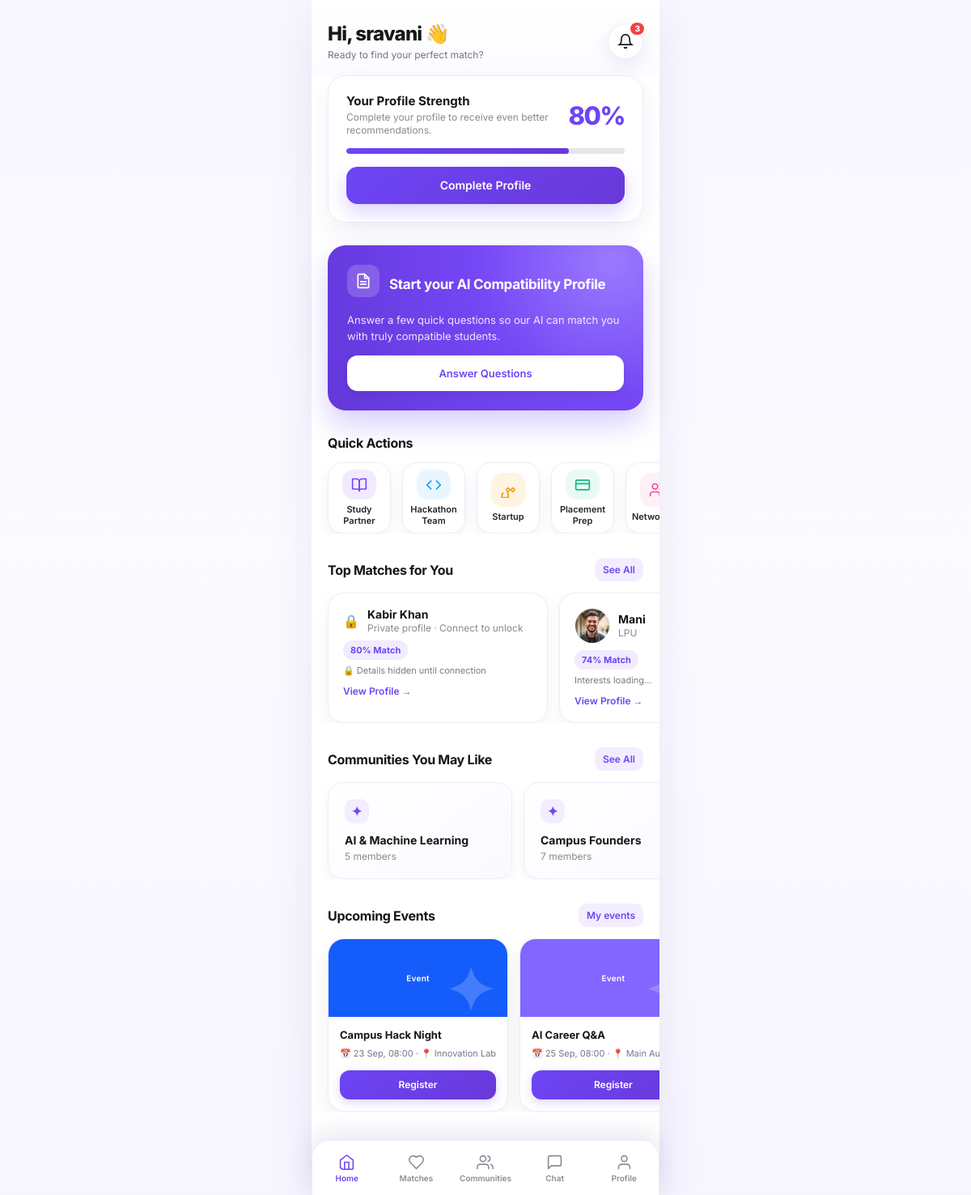
The page /home/ (signed in) on the database its author committed.
### accounts/models.py (models this page shows, shortened)
class User(AbstractUser):
    id = models.UUIDField(primary_key=True, default=uuid.uuid4, editable=False)
    username = None  # Not used; authentication via email
    email = models.EmailField('Email Address', unique=True)
    first_name = models.CharField('First Name', max_length=150, blank=True)
    last_name = models.CharField('Last Name', max_length=150, blank=True)
    is_verified = models.BooleanField('Verified', default=False)
    created_at = models.DateTimeField(auto_now_add=True)
    updated_at = models.DateTimeField(auto_now=True)
    USERNAME_FIELD = 'email'
    REQUIRED_FIELDS = ['first_name', 'last_name']
    objects = UserManager()
    class Meta:
        db_table = 'accounts_user'
        ordering = ['-created_at']

### profiles/models.py (models this page shows, shortened)
class Profile(models.Model):
    id = models.UUIDField(primary_key=True, default=uuid.uuid4, editable=False)
    user = models.OneToOneField(settings.AUTH_USER_MODEL, on_delete=models.CASCADE, related_name='profile')
    university = models.CharField(max_length=200, blank=True)
    major = models.CharField(max_length=200, blank=True)
    year = models.CharField(max_length=50, blank=True)
    age = models.PositiveSmallIntegerField(null=True, blank=True)
    city = models.CharField(max_length=100, blank=True)
    gender = models.CharField(max_length=40, blank=True)
    languages = models.CharField(max_length=300, blank=True)
    bio = models.TextField(blank=True, max_length=500)
    interests = models.CharField(max_length=300, blank=True)
    photo = models.ImageField(upload_to='profiles/', blank=True, null=True)
    is_public = models.BooleanField(default=True)
    questionnaire_completed = models.BooleanField(default=False)
    created_at = models.DateTimeField(auto_now_add=True)
    updated_at = models.DateTimeField(auto_now=True)
    class Meta:
        db_table = 'profiles_profile'

### communities/models.py (models this page shows, shortened)
class Community(models.Model):
    name = models.CharField(max_length=150)
    description = models.TextField(blank=True)
    category = models.CharField(max_length=100, blank=True)
    members = models.ManyToManyField(
        settings.AUTH_USER_MODEL,
        blank=True,
        related_name='communities',
    )
    created_at = models.DateTimeField(auto_now_add=True)
    class Meta:
        ordering = ('name',)

### events/models.py (models this page shows, shortened)
class Event(models.Model):
    title = models.CharField(max_length=200)
    description = models.TextField(blank=True)
    start = models.DateTimeField()
    location = models.CharField(max_length=200, blank=True)
    color = models.CharField(max_length=7, default='#7C4DFF')
    attendees = models.ManyToManyField(
        settings.AUTH_USER_MODEL,
        blank=True,
        related_name='events',
    )
    created_at = models.DateTimeField(auto_now_add=True)
    class Meta:
        ordering = ('start',)

### core/urls.py (the view)
# urls.py: path('home/', home_view, name='home'),
@login_required
def home_view(request):
    profile_pct = get_profile_completion(request.user)
    questionnaire_done = hasattr(request.user, 'profile') and request.user.profile.questionnaire_completed
    top_matches = []
    if hasattr(request.user, 'profile'):
        try:
            from django.contrib.auth import get_user_model
            from matching.services import excluded_ids, is_discoverable, score_match
            User = get_user_model()
            candidates = User.objects.filter(
                is_active=True, profile__is_public=True,
                profile__questionnaire_completed=True,
            ).exclude(id__in=excluded_ids(request.user)).select_related('profile')
            ranked = []
            for candidate in candidates:
                breakdown = score_match(request.user, candidate)
                if is_discoverable(request.user, candidate, breakdown):
                    ranked.append((candidate, breakdown))
            from connections.models import Connection
            connected_ids = set(Connection.objects.filter(
                Q(requester=request.user, status='ACCEPTED') |
                Q(recipient=request.user, status='ACCEPTED'),
            ).values_list('requester_id', flat=True))
            connected_ids.update(Connection.objects.filter(
                Q(requester=request.user, status='ACCEPTED') |
                Q(recipient=request.user, status='ACCEPTED'),
            ).values_list('recipient_id', flat=True))
            top_matches = []
            for candidate, breakdown in sorted(
                ranked, key=lambda item: item[1]['overall_score'], reverse=True
            )[:5]:
                connected = candidate.id in connected_ids
                top_matches.append({
                    'id': candidate.id,
                    'first_name': candidate.first_name,
                    'last_name': candidate.last_name,
                    'compat': breakdown['overall_score'],
                    'can_view_full_profile': connected,
                    'photo_url': (
                        candidate.profile.photo.url
                        if connected and candidate.profile.photo else ''
                    ),
                    'university': candidate.profile.university if connected else '',
                    'interests': candidate.profile.interests if connected else '',
                })
        except Exception:
            top_matches = []
    communities = []
    try:
        from communities.models import Community
        communities = list(Community.objects.all()[:5])
    except Exception:
        pass
    events = []
    try:
        from events.models import Event
        events = list(Event.objects.all().order_by('start')[:5])
        from events.models import EventRegistration
        registered_event_ids = set(EventRegistration.objects.filter(
            user=request.user, event__in=events,
        ).values_list('event_id', flat=True))
    except Exception:
        pass
    return render(request, 'pages/home.html', {
        'profile_pct': profile_pct,
        'questionnaire_done': questionnaire_done,
        'student_name': request.user.get_full_name() or request.user.first_name or request.user.email,
        'top_matches': top_matches,
        'communities': communities,
        'events': events,
        'registered_event_ids': registered_event_ids if events else set(),
    })

### templates/pages/home.html (shortened to what this page needs)
<!DOCTYPE html>
<html lang="en">
<head>
</head>
<body>
<div class="app-shell">
<header class="header" aria-label="Header">
  <div class="greeting">
    <h2>Hi, {{ student_name }} 👋</h2>
    <p>Ready to find your perfect match?</p>
  </div>
  <a href="{% url 'notifications_inbox' %}" class="notif-btn" aria-label="Notifications">
    <svg width="20" height="20" viewBox="0 0 24 24" fill="none" stroke="currentColor" stroke-width="2" stroke-linecap="round"><path d="M6 8a6 6 0 0 1 12 0c0 7 3 9 3 9H3s3-2 3-9"/><path d="M10.3 21a1.94 1.94 0 0 0 3.4 0"/></svg>
    <span class="notif-badge" id="notification-badge" aria-live="polite"></span>
  </a>
</header>
<section class="card" aria-label="Profile strength" style="animation:fadeUp .4s ease-out both;">
  <div class="profile-card">
    <div class="info">
      <h3>Your Profile Strength</h3>
      <p>Complete your profile to receive even better recommendations.</p>
    </div>
    <div class="pct">{{ profile_pct }}%</div>
  </div>
  <div class="progress-track" aria-hidden="true"><div class="progress-fill" style="width:{{ profile_pct }}%;"></div></div>
  <a href="/profiles/setup/" style="display:block;margin-top:16px;background:linear-gradient(135deg,var(--p),var(--pd));color:#fff;height:46px;line-height:46px;border-radius:14px;text-align:center;font-weight:600;font-size:14px;text-decoration:none;box-shadow:0 10px 24px rgba(109,69,245,.24);transition:transform .15s ease;">Complete Profile</a>
</section>
<section class="card ai-card" aria-label="AI compatibility" style="animation:fadeUp .45s ease-out .1s both;">
  <div style="display:flex;align-items:center;gap:12px;margin-bottom:8px;">
    <span class="icon-wrap"><svg width="20" height="20" viewBox="0 0 24 24" fill="none" stroke="#fff" stroke-width="2" stroke-linecap="round"><path d="M14 2H6a2 2 0 0 0-2 2v16a2 2 0 0 0 2 2h12a2 2 0 0 0 2-2V8z"/><polyline points="14 2 14 8 20 8"/><line x1="16" y1="13" x2="8" y2="13"/><line x1="16" y1="17" x2="8" y2="17"/></svg></span>
    <h2>Start your AI Compatibility Profile</h2>
  </div>
  <p>Answer a few quick questions so our AI can match you with truly compatible students.</p>
  <a href="/questionnaire/intro/" class="btn-white">Answer Questions</a>
</section>
<section aria-label="Quick actions">
  <div class="section-title"><h3>Quick Actions</h3></div>
  <div class="quick-row">
    <a href="/matches/" class="quick-item"><div class="quick-card" style="animation-delay:0s"><div class="quick-icon" style="background:#F1EAFF;color:#7547F5;animation-delay:0s"><svg width="20" height="20" viewBox="0 0 24 24" fill="none" stroke="currentColor" stroke-width="2" stroke-linecap="round" stroke-linejoin="round"><path d="M2 3h6a4 4 0 0 1 4 4v14a3 3 0 0 0-3-3H2z"/><path d="M22 3h-6a4 4 0 0 0-4 4v14a3 3 0 0 1 3-3h7z"/></svg></div><span class="quick-label">Study<br>Partner</span></div></a>
    <a href="/matches/" class="quick-item"><div class="quick-card" style="animation-delay:0.2s"><div class="quick-icon" style="background:#EAF6FF;color:#1597F5;animation-delay:0.2s"><svg width="20" height="20" viewBox="0 0 24 24" fill="none" stroke="currentColor" stroke-width="2" stroke-linecap="round" stroke-linejoin="round"><polyline points="16 18 22 12 16 6"/><polyline points="8 6 2 12 8 18"/></svg></div><span class="quick-label">Hackathon<br>Team</span></div></a>
    <a href="/matching/" class="quick-item"><div class="quick-card" style="animation-delay:0.4s"><div class="quick-icon" style="background:#FFF3E2;color:#FF9800;animation-delay:0.4s"></div><span class="quick-label">Startup</span></div></a>
    <a href="/communities/" class="quick-item"><div class="quick-card" style="animation-delay:0.6s"><div class="quick-icon" style="background:#E9FAF4;color:#10B981;animation-delay:0.6s"><svg width="20" height="20" viewBox="0 0 24 24" fill="none" stroke="currentColor" stroke-width="2" stroke-linecap="round" stroke-linejoin="round"><rect width="20" height="14" x="2" y="5" rx="2"/><line x1="2" y1="10" x2="22" y2="10"/></svg></div><span class="quick-label">Placement<br>Prep</span></div></a>
    <a href="/events/" class="quick-item"><div class="quick-card" style="animation-delay:0.8s"><div class="quick-icon" style="background:#FFF0F7;color:#F04F9D;animation-delay:0.8s"><svg width="20" height="20" viewBox="0 0 24 24" fill="none" stroke="currentColor" stroke-width="2" stroke-linecap="round" stroke-linejoin="round"><path d="M16 21v-2a4 4 0 0 0-4-4H6a4 4 0 0 0-4 4v2"/><circle cx="9" cy="7" r="4"/><path d="M22 21v-2a4 4 0 0 0-3-3.87"/><path d="M16 3.13a4 4 0 0 1 0 7.75"/></svg></div><span class="quick-label">Networking</span></div></a>
  </div>
</section>
<section aria-label="Top matches">
  <div class="section-title"><h3>Top Matches for You</h3><a href="/matches/explore/">See All</a></div>
  {% if top_matches %}
    <div class="match-scroller">
      {% for m in top_matches %}
      <div class="match-card">
        <div class="match-header">{% if m.photo_url %}<img src="{{ m.photo_url }}" alt="{{ m.first_name }}">{% else %}<div class="avatar-placeholder">🔒</div>{% endif %}<div><h4>{{ m.first_name }} {{ m.last_name }}</h4><p class="sub">{% if m.can_view_full_profile %}{{ m.university|default:'Campus Connect student' }}{% else %}Private profile · Connect to unlock{% endif %}</p></div></div>
        <div class="pct">{{ m.compat }}% Match</div>
        <div class="tags">{% if m.can_view_full_profile %}{{ m.interests|truncatechars:40|default:'Interests loading...' }}{% else %}🔒 Details hidden until connection{% endif %}</div>
        <a href="/profiles/{{ m.id }}/" style="display:inline-block;margin-top:10px;font-size:12px;color:var(--p);font-weight:600;text-decoration:none;">View Profile →</a>
      </div>
      {% endfor %}
    </div>
  {% else %}
  <div class="empty-state">Complete your profile and add your university to discover students from your campus.</div>
  {% endif %}
</section>
<section aria-label="Communities">
  <div class="section-title"><h3>Communities You May Like</h3><a href="/communities/">See All</a></div>
  <div class="community-row">
    {% for c in communities %}
    <a href="/communities/{{ c.id }}/" class="community-card"><h4 style="font-weight:700;font-size:14px;margin-bottom:4px;color:var(--black);">{{ c.name }}</h4><p style="font-size:12px;color:#8A8A8A;">{{ c.members.count|default:0 }} members</p></a>
    {% empty %}
    <div class="empty-state" style="min-width:228px;">No communities yet — be the first to create one from the Communities tab.</div>
    {% endfor %}
  </div>
</section>
<section aria-label="Upcoming events">
  <div class="section-title"><h3>Upcoming Events</h3><a href="/events/">My events</a></div>
  <div class="event-row">
    {% for e in events %}
    <div class="event-card" aria-label="{{ e.title }}">
      <div class="event-img" style="--event-color:{{ e.color|default:'#7C4DFF' }}">Event</div>
      <h4>{{ e.title }}</h4>
      <div class="meta">📅 {{ e.start|date:"d M, H:i" }} · 📍 {{ e.location|default:"Campus" }}</div>
      {% if e.id in registered_event_ids %}<button class="btn register-btn is-registered" type="button" disabled>Registered</button>{% else %}<button class="btn register-btn" type="button" data-event-id="{{ e.id }}" data-event-title="{{ e.title|escape }}">Register</button>{% endif %}
    </div>
    {% empty %}
    <div class="empty-state" style="min-width:200px;">No upcoming events available.</div>
    {% endfor %}
  </div>
</section>
<nav class="bottom-nav" aria-label="Main navigation">
  <a href="/" class="nav-item active" aria-current="page"><svg viewBox="0 0 24 24" fill="none" stroke="currentColor" stroke-width="2" stroke-linecap="round" stroke-linejoin="round"><path d="M3 9l9-7 9 7v11a2 2 0 0 1-2 2H5a2 2 0 0 0-2-2z"/><polyline points="9 22 9 12 15 12 15 22"/></svg><span>Home</span></a>
  <a href="/matches/explore/" class="nav-item" aria-label="Matches"><svg viewBox="0 0 24 24" fill="none" stroke="currentColor" stroke-width="2" stroke-linecap="round" stroke-linejoin="round"><path d="M19 14c1.49-1.46 3-3.21 3-5.5A5.5 5.5 0 0 0 16.5 3c-1.76 0-3 .5-4.5 2-1.5-1.5-2.74-2-4.5-2A5.5 5.5 0 0 0 2 8.5c0 2.3 1.5 4.05 3 5.5l7 7Z"/></svg><span>Matches</span></a>
  <a href="/communities/" class="nav-item" aria-label="Communities"><svg viewBox="0 0 24 24" fill="none" stroke="currentColor" stroke-width="2" stroke-linecap="round" stroke-linejoin="round"><path d="M17 21v-2a4 4 0 0 0-4-4H5a4 4 0 0 0-4 4v2"/><circle cx="9" cy="7" r="4"/><path d="M23 21v-2a4 4 0 0 0-3-3.87"/><path d="M16 3.13a4 4 0 0 1 0 7.75"/></svg><span>Communities</span></a>
  <a href="/chat/" class="nav-item" aria-label="Chat" style="position:relative"><svg viewBox="0 0 24 24" fill="none" stroke="currentColor" stroke-width="2" stroke-linecap="round" stroke-linejoin="round"><path d="M21 15a2 2 0 0 1-2 2H7l-4 4V5a2 2 0 0 1 2-2h14a2 2 0 0 1 2 2z"/></svg><span>Chat</span></a>
  <a href="/profiles/" class="nav-item" aria-label="Profile"><svg viewBox="0 0 24 24" fill="none" stroke="currentColor" stroke-width="2" stroke-linecap="round" stroke-linejoin="round"><path d="M20 21v-2a4 4 0 0 0-4-4H8a4 4 0 0 0-4 4v2"/><circle cx="12" cy="7" r="4"/></svg><span>Profile</span></a>
</nav>
</div>
</body>
</html>

### rows shown on the page
User: first_name "sravani"
User: first_name "Kabir", last_name "Khan"
User: first_name "Mani"
Profile: university "LPU"
Community: name "AI & Machine Learning", members.count "5"
Community: name "Campus Founders", members.count "7"
Event: title "Campus Hack Night", start "23 Sep, 08:00", location "Innovation Lab"
Event: title "AI Career Q&A", start "25 Sep, 08:00", location "Main…"

### other values the page prints
{{ profile_pct }} "80"
{{ m.compat }} "80" "74"
{{ m.interests|truncatechars:40|default:'Interests loading...' }} "Interests loading..."
